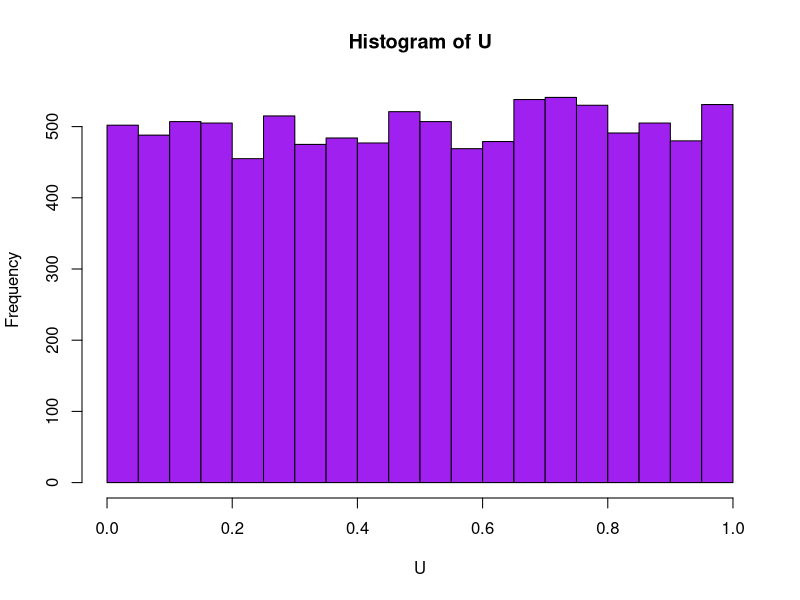

R code for this plot:
# a
a = 3973
c = 0
M = 2^31 - 1
n_samples = 10000


LCG <- function(seed, a, c, M, n_samples)
{
  x = seed
  u = NULL
  
  for (i in 1:n_samples)
  {
    nx = (a * x + c) %%  M
    u = c(u, as.double(nx) / as.double(M))
    x = nx
  }
  
  return (u)
}


CARA_OU_COROA <- function(U, p)
{
  n = length(U)
  CC = NULL
  
  for (i in 1:n)
  {
    if (U[i] < (1.0 - p))
    {
      CC = c(CC, 0)   #cara
    }
    else
    {
      CC = c(CC, 1)     #coroa
    }
  }
  
  return (CC)
}

U = LCG(3, a, c, M, n_samples)
hist(U, col = "purple")
CC = CARA_OU_COROA(U, 0.5)
print(sum(CC))
